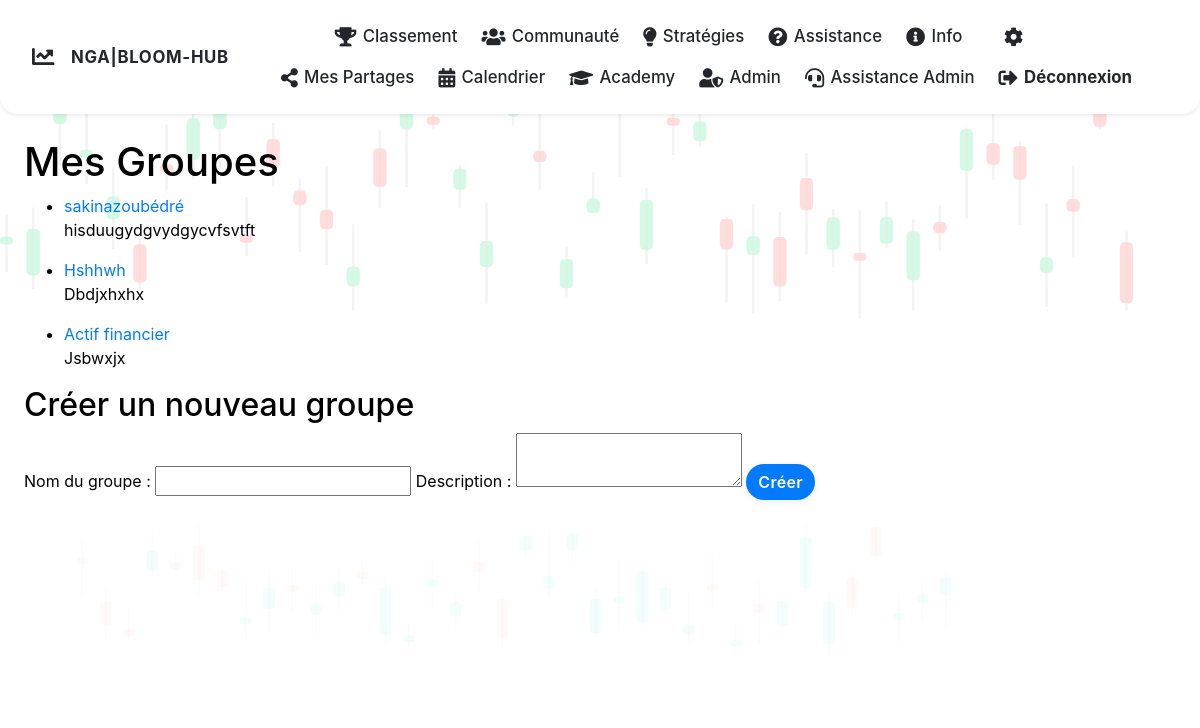
The app's page /groups (signed in) with its own data.
### main.py (models this page shows, shortened)
class Group(db.Model):
    __tablename__ = 'groups'
    id = db.Column(db.Integer, primary_key=True)
    name = db.Column(db.String(100), nullable=False)
    description = db.Column(db.Text, nullable=True)
    owner_id = db.Column(db.Integer, db.ForeignKey('users.id'), nullable=False)

### main.py (the view, shortened to what this page needs)
@app.route('/groups', methods=['GET', 'POST'])
def groups():
    if 'user_id' not in session:
        return redirect(url_for('login'))
    user_groups = Group.query.join(GroupMember).filter(GroupMember.user_id == session['user_id']).all()
    if not user_groups:
        flash("Aucun groupe trouvé. Veuillez en créer un.")
    return render_template('groups.html', groups=user_groups)

### main.py (called while the page is built)
@app.context_processor
def inject_site_name():
    return {'site_name': 'NGA|BLOOM-HUB'}

### templates/groups.html
{% extends 'base.html' %}
{% block content %}
<h1>Mes Groupes</h1>
{% if groups %}
    <ul>
        {% for group in groups %}
        <li>
            <a href="{{ url_for('group_detail', group_id=group.id) }}">{{ group.name }}</a>
            <p>{{ group.description }}</p>
        </li>
        {% endfor %}
    </ul>
{% else %}
    <p>Aucun groupe trouvé. Créez-en un nouveau !</p>
{% endif %}
<h2>Créer un nouveau groupe</h2>
<form method="POST" action="{{ url_for('groups') }}">
    <label for="name">Nom du groupe :</label>
    <input type="text" id="name" name="name" required>
    <label for="description">Description :</label>
    <textarea id="description" name="description"></textarea>
    <button type="submit" class="btn btn-primary">Créer</button>
</form>
{% endblock %}

### static/css/style.css (style rules this page uses)
body { background: none; }
body:not(.dark-theme) { background-color: white; color: black; }
.btn, .btn-primary, .btn-success, .btn-danger { border-radius: 8px; font-weight: 600; letter-spacing: 0.02em; box-shadow: 0 2px 8px rgba(0,0,0,0.07); transition: background 0.18s, color 0.18s, box-shadow 0.18s; }
.btn-primary { background: #007bff; color: #fff; border: none; }
body { background: #f8f9fa; color: #23272b; }
.btn-success, .btn-primary { border-radius: 20px; font-weight: 600; }

### records on screen
Group: name "sakinazoubédré", description "hisduugydgvydgycvfsvtft"
Group: name "Hshhwh", description "Dbdjxhxhx"
Group: name "Actif financier", description "Jsbwxjx"

### other values on screen
{{ site_name }} "NGA|BLOOM-HUB"
